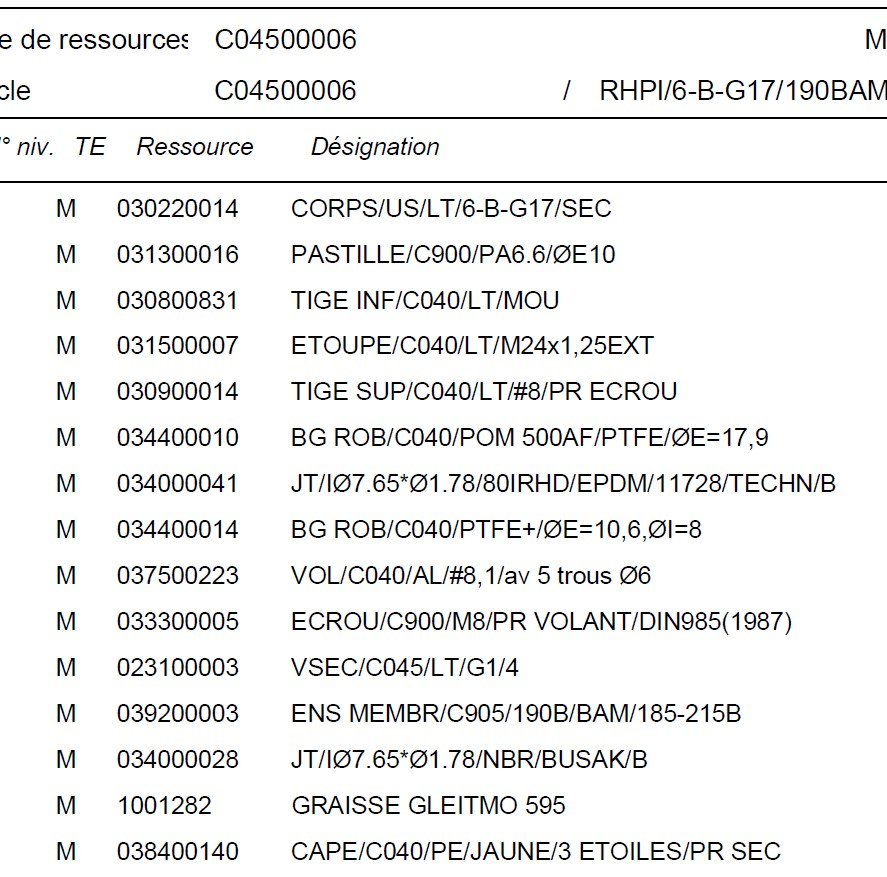
#> input picture image.jpg, 887 x 877 px
$ python -i functions.py   (imports and definitions only)
#> lines starting #> are read from the running program, lines starting #| are printed output that depends on the picture; after the words box and inside, x2 and y2 are one past the last pixel; in counts of white or black regions, pixels touching at a corner belong together
# standard libraries
import cv2
import numpy as np
from typing import List, Dict
from PIL import ImageGrab, ImageTk, Image
from pytesseract import Output, pytesseract
from mvc.custom_dataclass import TextPosition

# [39 lines left out: functions filter_text_points, image_to_text_position, grab_screen_shot, not called in this run]

def image_transform(image_path: str) -> np.ndarray:
    # Load the image
#> called with image_path = '../image.jpg'
    img = cv2.imread(image_path)
#> img is the input picture: shape (877, 887, 3); mean B, G, R 237, 237.2, 236.9
    # Convert the image to grayscale
    gray = cv2.cvtColor(img, cv2.COLOR_BGR2GRAY)

    # Threshold the image
    thresh = cv2.threshold(gray, 0, 255, cv2.THRESH_BINARY_INV + cv2.THRESH_OTSU)[1]
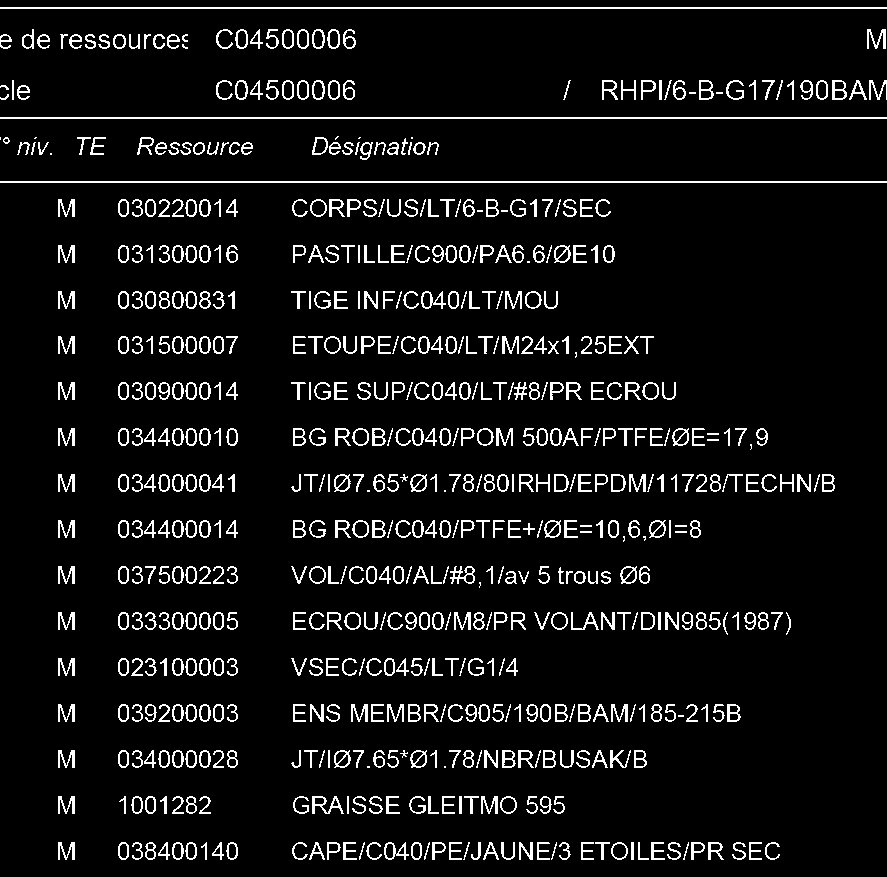
#> thresh: shape (877, 887); 7.1% white in thin lines or dots
    # Remove noise
    thresh = cv2.medianBlur(thresh, 3)
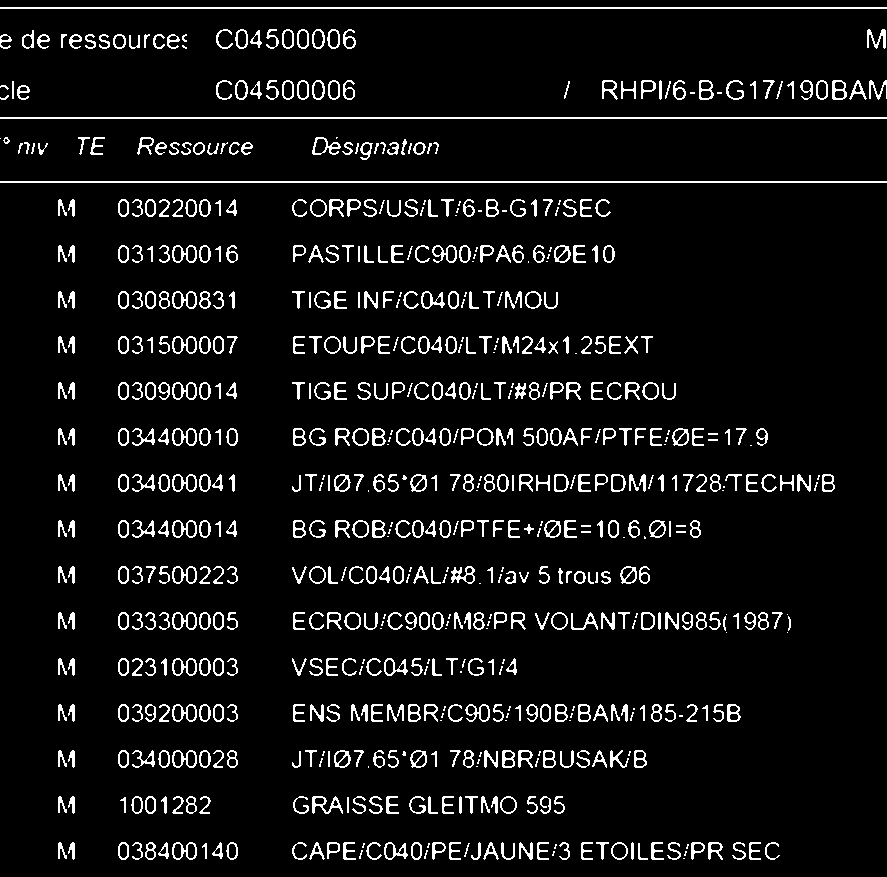
#> thresh: shape (877, 887); 6.9% white in thin lines or dots
    # Perform OCR on the image
    return img, gray

# [25 lines left out: functions draw_rects_on_img, show_image, not called in this run]

>>> result = image_transform('../image.jpg')
